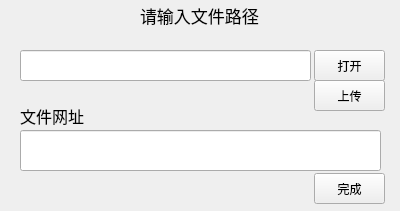
<?xml version="1.0" encoding="UTF-8"?>
<ui version="4.0">
 <class>XesUploader</class>
 <widget class="QWidget" name="XesUploader">
  <property name="geometry">
   <rect>
    <x>0</x>
    <y>0</y>
    <width>400</width>
    <height>211</height>
   </rect>
  </property>
  <property name="windowTitle">
   <string>学而思网盘</string>
  </property>
  <widget class="QLabel" name="label">
   <property name="geometry">
    <rect>
     <x>140</x>
     <y>0</y>
     <width>251</width>
     <height>31</height>
    </rect>
   </property>
   <property name="font">
    <font>
     <pointsize>13</pointsize>
    </font>
   </property>
   <property name="text">
    <string>请输入文件路径</string>
   </property>
  </widget>
  <widget class="QLineEdit" name="filePath">
   <property name="geometry">
    <rect>
     <x>20</x>
     <y>50</y>
     <width>291</width>
     <height>31</height>
    </rect>
   </property>
  </widget>
  <widget class="QLabel" name="label_2">
   <property name="geometry">
    <rect>
     <x>20</x>
     <y>105</y>
     <width>71</width>
     <height>21</height>
    </rect>
   </property>
   <property name="font">
    <font>
     <pointsize>12</pointsize>
    </font>
   </property>
   <property name="text">
    <string>文件网址</string>
   </property>
  </widget>
  <widget class="QPushButton" name="openFile">
   <property name="geometry">
    <rect>
     <x>314</x>
     <y>50</y>
     <width>71</width>
     <height>31</height>
    </rect>
   </property>
   <property name="text">
    <string>打开</string>
   </property>
  </widget>
  <widget class="QPushButton" name="upload">
   <property name="geometry">
    <rect>
     <x>314</x>
     <y>80</y>
     <width>71</width>
     <height>31</height>
    </rect>
   </property>
   <property name="text">
    <string>上传</string>
   </property>
  </widget>
  <widget class="QPushButton" name="finish">
   <property name="geometry">
    <rect>
     <x>314</x>
     <y>173</y>
     <width>71</width>
     <height>31</height>
    </rect>
   </property>
   <property name="text">
    <string>完成</string>
   </property>
  </widget>
  <widget class="QLineEdit" name="fileURL">
   <property name="geometry">
    <rect>
     <x>20</x>
     <y>130</y>
     <width>361</width>
     <height>41</height>
    </rect>
   </property>
  </widget>
 </widget>
 <resources/>
 <connections>
  <connection>
   <sender>finish</sender>
   <signal>clicked()</signal>
   <receiver>XesUploader</receiver>
   <slot>close()</slot>
   <hints>
    <hint type="sourcelabel">
     <x>349</x>
     <y>190</y>
    </hint>
    <hint type="destinationlabel">
     <x>257</x>
     <y>-12</y>
    </hint>
   </hints>
  </connection>
 </connections>
</ui>
